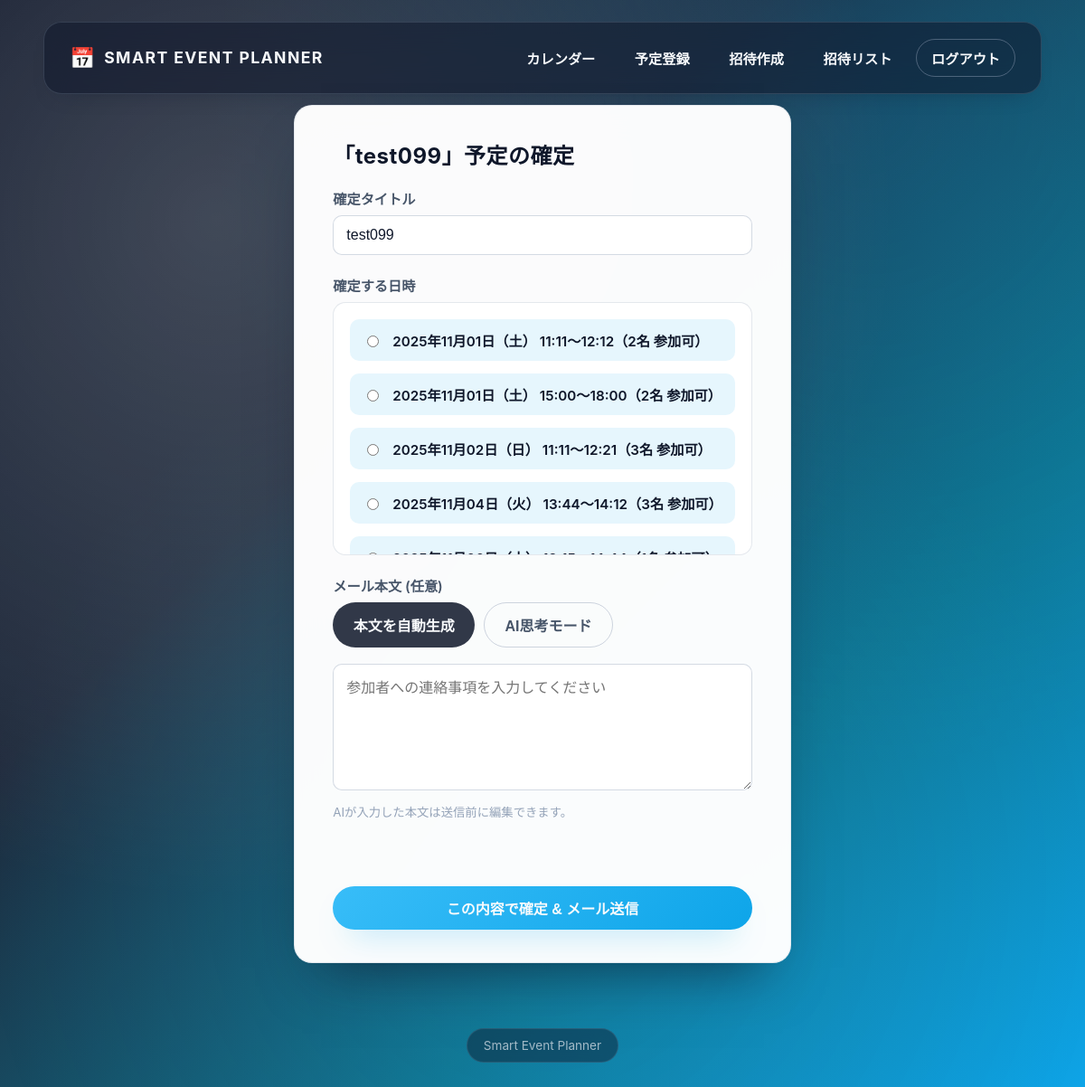
/event/2/finalize (signed in), run on the app's committed database.
### tables this page shows
CREATE TABLE events(
          id INTEGER PRIMARY KEY AUTOINCREMENT,
          organizer_id INTEGER NOT NULL,
          title TEXT NOT NULL,
          start_datetime TEXT NOT NULL,
          end_datetime TEXT NOT NULL,
          status TEXT DEFAULT 'pending',
          created_at DATETIME DEFAULT CURRENT_TIMESTAMP,
          FOREIGN KEY(organizer_id) REFERENCES users(id)
        );

CREATE TABLE event_slots(
          id INTEGER PRIMARY KEY AUTOINCREMENT,
          event_id INTEGER NOT NULL,
          start_datetime TEXT NOT NULL,
          end_datetime TEXT NOT NULL,
          created_at DATETIME DEFAULT CURRENT_TIMESTAMP,
          FOREIGN KEY(event_id) REFERENCES events(id)
        );

### sep.py (the view, shortened to what this page needs)
@app.route('/event/<int:event_id>/finalize', methods=['GET', 'POST'])
@login_required
def finalize_event(event_id):
    db = get_db()
    event = db.execute(
        'SELECT * FROM events WHERE id=? AND organizer_id=?',
        (event_id, session['user_id'])
    ).fetchone()
    if not event:
        flash('イベントが見つからないか、権限がありません。', 'danger')
        return redirect(url_for('invite_list'))
    result = find_best_schedule(event_id)
    choices = []
    for d in result.get('details', []):
        start_iso = d.get('start_iso')
        end_iso = d.get('end_iso')
        if start_iso:
            iso = start_iso
            display = d.get('time') or f"{d.get('date_label', '')} {d.get('time_label', '')}".strip()
        else:
            try:
                iso = datetime.strptime(d['time'], '%Y年%m月%d日 %H:%M').isoformat()
            except (KeyError, ValueError):
                continue
            display = d['time']
        choices.append({'iso': iso, 'display': display, 'count': d.get('count', 0), 'end_iso': end_iso})
    if result.get('message'):
        choices = []
    if not choices:
        flash('まだ参加希望が集まっていないため確定できません。', 'warning')
        return redirect(url_for('event_results', event_id=event_id))
    return render_template(
        'finalize_event.html',
        event=event,
        choices=choices,
        details=[{'time': c['display'], 'count': c['count']} for c in choices]  # 旧テンプレ互換
    )

### sep.py (called while the page is built)
@app.before_request
def _assign_req_id():
    g.req_id = uuid.uuid4().hex[:12]
    g.req_ts = pytime.time()

@app.after_request
def _log_req_summary(response):
    try:
        dur_ms = int((pytime.time() - getattr(g, "req_ts", pytime.time())) * 1000)
        ai_logger.debug(json.dumps({
            "event": "http_request",
            "req_id": getattr(g, "req_id", None),
            "path": request.path,
            "method": request.method,
            "status": response.status_code,
            "duration_ms": dur_ms
        }, ensure_ascii=False))
    except Exception:
        pass
    return response

def fmt_ja_date(dt: datetime) -> str:
    return dt.strftime('%Y年%m月%d日') + f"（{WEEKDAYS_JA[dt.weekday()]}）"

def get_db():
    db = getattr(g, '_database', None)
    if db is None:
        db = g._database = sqlite3.connect(DATABASE)
        db.row_factory = sqlite3.Row
    return db

@app.teardown_appcontext
def close_connection(exc):
    db = getattr(g, '_database', None)
    if db:
        db.close()

def login_required(f):
    @wraps(f)
    def wrapper(*args, **kwargs):
        if 'user_id' not in session:
            flash('ログインが必要です。', 'warning')
            return redirect(url_for('login'))
        return f(*args, **kwargs)
    return wrapper

### templates/finalize_event.html (shortened to what this page needs)
{% extends "base.html" %}
{% block content %}
  <section class="surface-card form-card" style="max-width: 680px;">
    <h1>「{{ event.title }}」予定の確定</h1>
    {% if not choices %}
      <div class="empty-state" style="margin-top: 24px;">
        <h3>まだ参加希望が集まっていません</h3>
        <p>出席者からの回答が揃い次第、再度この画面で確定できます。</p>
      </div>
    {% else %}
      <form method="post">
        <div class="input-field">
          <label for="final_title">確定タイトル</label>
          <input type="text" id="final_title" name="final_title" value="{{ event.title }}" required>
        </div>
        <div class="input-field">
          <label>確定する日時</label>
          <div class="slot-box">
            {% for opt in choices %}
              <label class="slot-item" for="slot-{{ loop.index }}">
                <input type="radio" id="slot-{{ loop.index }}" name="final_datetime" value="{{ opt.iso }}" data-display="{{ opt.display }}" data-count="{{ opt.count }}" required>
                {{ opt.display }}（{{ opt.count }}名 参加可）
              </label>
            {% endfor %}
          </div>
        </div>
        <div class="input-field">
          <label for="custom_message">メール本文 (任意)</label>
          <div class="ai-actions">
            <button type="button" class="btn btn-secondary" id="ai-generate-message">本文を自動生成</button>
            <button type="button" class="btn btn-ghost" id="ai-thinking-mode">AI思考モード</button>
          </div>
          <textarea id="custom_message" name="custom_message" placeholder="参加者への連絡事項を入力してください"></textarea>
          <small style="color: var(--text-muted); display: block; margin-top: 6px;">AIが入力した本文は送信前に編集できます。</small>
        </div>
        <div id="ai-status" class="ai-status" aria-live="polite"></div>
        <button type="submit" class="btn btn-primary" style="width: 100%;">この内容で確定 &amp; メール送信</button>
      </form>
    {% endif %}
  </section>
{% endblock %}

### templates/base.html (style rules this page uses)
:root { --gradient: linear-gradient(135deg, #0f172a 0%, #1e293b 35%, #0e7490 70%, #0ea5e9 100%); --glass: rgba(15, 23, 42, 0.55); --glass-strong: rgba(15, 23, 42, 0.72); --surface: rgba(248, 250, 252, 0.96); --surface-strong: rgba(255, 255, 255, 0.98); --text-primary: #0f172a; --text-secondary: #475569; --text-muted: #94a3b8; --text-inverse: #f8fafc; --accent: #38bdf8; --accent-strong: #0ea5e9; --danger: #f43f5e; --success: #22c55e; --warning: #f59e0b; --info: #0ea5e9; --radius-lg: 20px; --radius-md: 14px; --radius-sm: 10px; --shadow-lg: 0 35px 60px -30px rgba(15, 23, 42, 0.65); --shadow-md: 0 20px 40px -32px rgba(15, 23, 42, 0.65); --shadow-sm: 0 12px 26px -20px rgba(15, 23, 42, 0.55); color-scheme: light; }
* { box-sizing: border-box; }
body { margin: 0; min-height: 100vh; font-family: 'Noto Sans JP', 'Inter', 'Segoe UI', sans-serif; color: var(--text-primary); background: var(--gradient); background-attachment: fixed; position: relative; }
body::before { content: ''; position: fixed; inset: 0; pointer-events: none; background: radial-gradient(circle at 20% 20%, rgba(255, 255, 255, 0.18), transparent 55%), radial-gradient(circle at 80% 10%, rgba(14, 165, 233, 0.18), transparent 50%), radial-gradient(circle at 50% 80%, rgba(56, 189, 248, 0.12), transparent 55%); z-index: -1; }
.surface-card { background: var(--surface); border-radius: var(--radius-lg); padding: 32px 36px; box-shadow: var(--shadow-lg); border: 1px solid rgba(148, 163, 184, 0.22); backdrop-filter: blur(18px); }
.surface-card h1, .surface-card h2, .surface-card h3 { margin-top: 0; color: var(--text-primary); font-weight: 700; letter-spacing: 0.02em; }
.form-card { max-width: 520px; margin: 0 auto; padding: 36px 42px; background: var(--surface-strong); }
form { display: flex; flex-direction: column; gap: 22px; }
.input-field { display: flex; flex-direction: column; gap: 8px; }
label { font-size: 0.95rem; font-weight: 600; color: var(--text-secondary); }
input[type="text"], input[type="email"], input[type="password"], input[type="date"], input[type="time"], input[type="datetime-local"], select, textarea { width: 100%; padding: 12px 14px; border-radius: var(--radius-sm); border: 1px solid rgba(148, 163, 184, 0.4); background: rgba(255, 255, 255, 0.94); font-size: 1rem; color: var(--text-primary); transition: border 0.2s ease, box-shadow 0.2s ease; }
textarea { min-height: 140px; resize: vertical; }
input[type="checkbox"], input[type="radio"] { width: auto; accent-color: var(--accent-strong); }
.btn, .button { display: inline-flex; align-items: center; justify-content: center; gap: 8px; padding: 0.75rem 1.4rem; border-radius: 999px; border: none; font-weight: 700; font-size: 1rem; cursor: pointer; text-decoration: none; transition: transform 0.2s ease, box-shadow 0.2s ease, background 0.2s ease; }
.btn-primary { background: linear-gradient(135deg, var(--accent) 0%, var(--accent-strong) 100%); color: var(--text-inverse); box-shadow: 0 18px 35px -20px rgba(14, 165, 233, 0.75); }
.btn-secondary { background: rgba(15, 23, 42, 0.85); color: var(--text-inverse); }
.btn-ghost { background: transparent; border: 1px solid rgba(148, 163, 184, 0.45); color: var(--text-secondary); }

### templates/finalize_event.html (style rules this page uses)
.slot-box { max-height: 280px; overflow-y: auto; border-radius: var(--radius-md); border: 1px solid rgba(148, 163, 184, 0.25); background: rgba(255, 255, 255, 0.94); padding: 18px; display: grid; gap: 14px; }
.slot-item { display: flex; align-items: center; gap: 12px; padding: 12px 14px; border-radius: var(--radius-sm); background: rgba(14, 165, 233, 0.1); font-weight: 600; color: var(--text-primary); }
.ai-actions { display: flex; gap: 10px; flex-wrap: wrap; margin-bottom: 10px; }
.ai-status { margin-top: 12px; font-size: 0.9rem; color: var(--text-muted); min-height: 1.2em; }

### data on the page
events: title "test099", final_title "test099"
event_slots: display "2025年11月01日（土） 11:11〜12:12", count "2"
event_slots: display "2025年11月01日（土） 15:00〜18:00", count "2"
event_slots: display "2025年11月02日（日） 11:11〜12:21", count "3"
event_slots: display "2025年11月04日（火） 13:44〜14:12", count "3"
